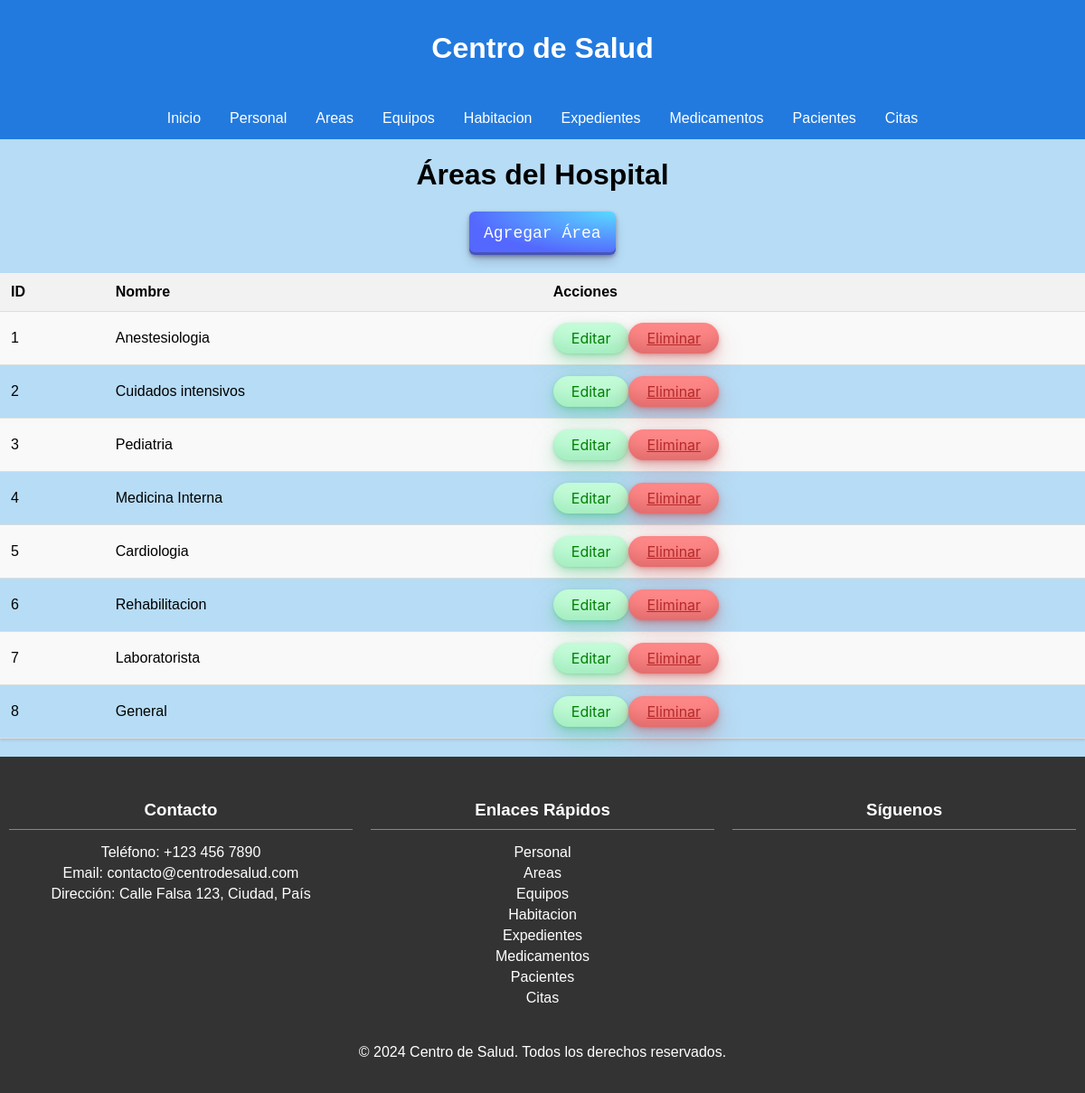
Page /areas.php on the earlier database version.
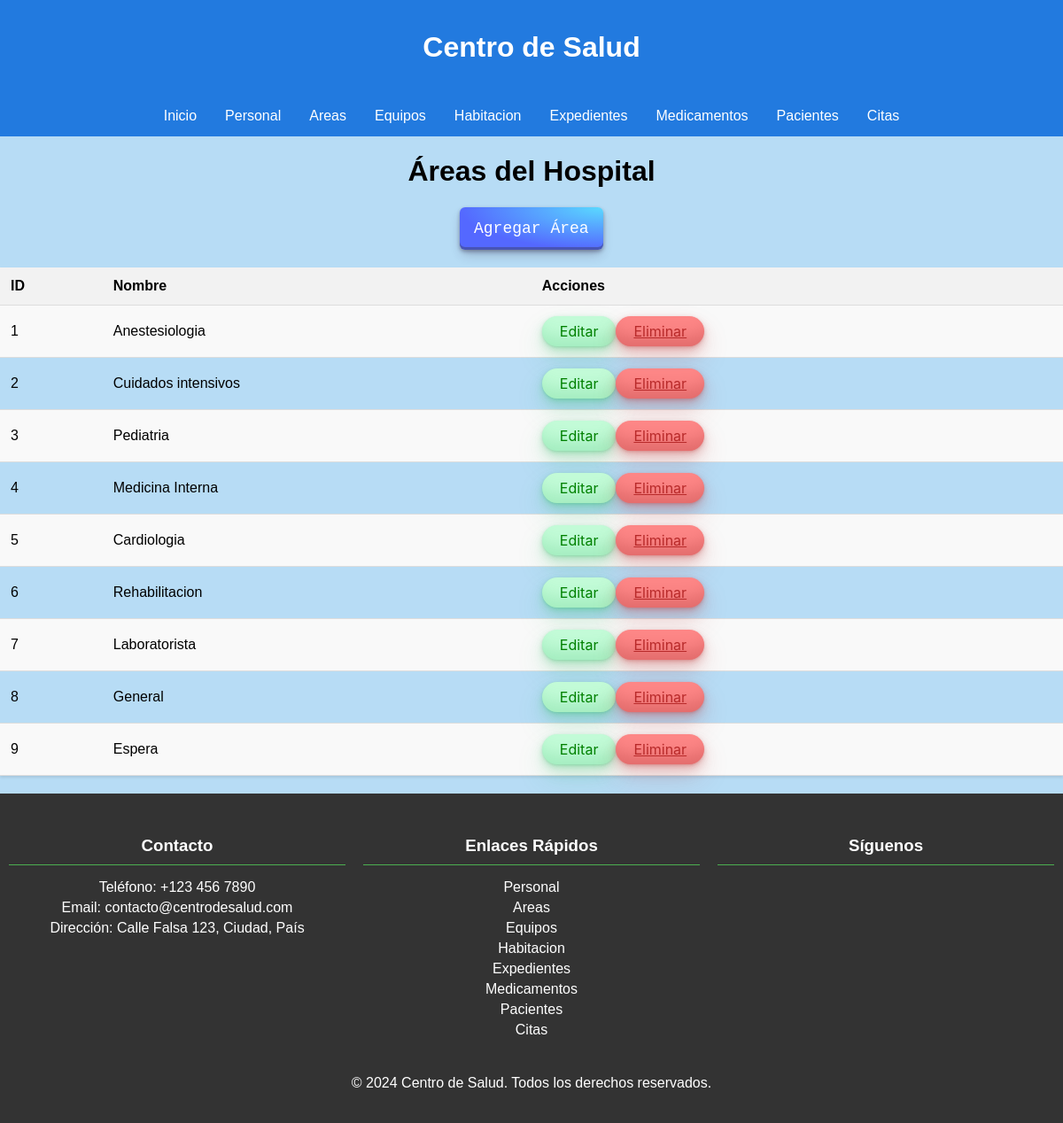
Same page on the later database version.
### tables this page shows
CREATE TABLE Areas (
    id_area INT AUTO_INCREMENT PRIMARY KEY,
    nombre VARCHAR(100)
);

### areas.php (the view, shortened to what this page needs)
<!DOCTYPE html>
<html lang="en">
<head>
    <link rel="stylesheet" href="css/style.css">
</head>
<body>
    <h1>Áreas del Hospital</h1>
    <a href="agregar_area.php" class="button-29">Agregar Área</a>
    <?php
    include 'includes/conexion.php';
    $sql = "SELECT * FROM Areas";
    $resultado = $conn->query($sql);
    if ($resultado->num_rows > 0) {
        echo "<table>";
        echo "<tr><th>ID</th><th>Nombre</th><th>Acciones</th></tr>";
        while($fila = $resultado->fetch_assoc()) {
            echo "<tr>";
            echo "<td>" . $fila["id_area"] . "</td>";
            echo "<td>" . $fila["nombre"] . "</td>";
            echo "<td>";
            echo "<a class='button-33' href='editar_area.php?id=" . $fila["id_area"] . "'>Editar</a>";
            echo "<a class='button-34' href='eliminar_area.php?id=" . $fila["id_area"] . "' onclick='return confirm(\"¿Estás seguro de que deseas eliminar este registro?\")'>Eliminar</a>";
            echo "</td>";
            echo "</tr>";
        }
        echo "</table>";
    } else {
        echo "No se encontraron resultados";
    }
    ?>
</body>
</html>

### css/style.css (style rules this page uses)
body { display: flex; flex-direction: column; min-height: 100vh; justify-content: center; align-items: center; font-family: Arial, sans-serif; background-color: #b7dcf5; margin: 0; }
header { width: 100%; background-color: #227adf; }
header h1 { color: white; text-align: center; padding: 14px 16px; }
header nav { display: flex; justify-content: center; }
header ul { list-style-type: none; margin: 0; padding: 0; display: flex; }
header ul li { float: left; }
header ul li a { display: block; color: white; text-align: center; padding: 14px 16px; text-decoration: none; }
footer { width: 100%; background-color: #333; color: white; padding: 20px 0; text-align: center; }
footer .container { display: flex; flex-wrap: wrap; justify-content: space-around; max-width: 1366px; margin: 0 auto; }
footer .column { flex: 1; margin: 10px; min-width: 200px; }
footer h3 { border-bottom: 1px solid #4CAF50; padding-bottom: 10px; margin-bottom: 10px; }
footer ul { list-style-type: none; padding: 0; }
footer ul li { margin: 5px 0; }
footer ul li a { color: white; text-decoration: none; }
.button-29 { align-items: center; appearance: none; background-image: radial-gradient(100% 100% at 100% 0, #5adaff 0, #5468ff 100%); border: 0; border-radius: 6px; box-shadow: rgba(45, 35, 66, .4) 0 2px 4px, rgba(45, 35, 66, .3) 0 7px 13px -3px, rgba(58, 65, 111, .5) 0 -3px 0 inset; box-sizing: border-box; color: #fff; cursor: pointer; display: inline-flex; font-family: "JetBrains Mono", monospace; height: 48px; justify-content: center; line-height: 1; list-style: none; overflow: hidden; padding-left: 16px; padding-right: 16px; position: relative; text-align: left; text-decoration: none; transition: box-shadow .15s, transform .15s; user-select: none; -webkit-user-select: none; touch-action: manipulation; white-space: nowrap; will-change: box-shadow, transform; font-size: 18px; }
.button-33 { background-color: #c2fbd7; border-radius: 100px; box-shadow: rgba(44, 187, 99, .2) 0 -25px 18px -14px inset, rgba(44, 187, 99, .15) 0 1px 2px, rgba(44, 187, 99, .15) 0 2px 4px, rgba(44, 187, 99, .15) 0 4px 8px, rgba(44, 187, 99, .15) 0 8px 16px, rgba(44, 187, 99, .15) 0 16px 32px; color: green; cursor: pointer; display: inline-block; font-family: CerebriSans-Regular, -apple-system, system-ui, Roboto, sans-serif; padding: 7px 20px; text-align: center; text-decoration: none; transition: all 250ms; font-size: 16px; }
.button-34 { background-color: #fd8686; border-radius: 100px; box-shadow: rgba(121, 0, 0, 0.2) 0 -25px 18px -14px inset, rgba(187, 44, 44, 0.15) 0 1px 2px, rgba(187, 44, 44, 0.15) 0 2px 4px, rgba(187, 44, 44, 0.15) 0 4px 8px, rgba(187, 44, 44, 0.15) 0 8px 16px, rgba(187, 44, 44, 0.15) 0 16px 32px; color: rgb(184, 42, 42); cursor: pointer; display: inline-block; font-family: CerebriSans-Regular, -apple-system, system-ui, Roboto, sans-serif; padding: 7px 20px; text-align: center; transition: all 250ms; border: 0; font-size: 16px; }
table { width: 100%; border-collapse: collapse; margin: 20px 0; box-shadow: 0 2px 3px rgba(0, 0, 0, 0.1); }
table th, table td { padding: 12px; text-align: left; border-bottom: 1px solid #ddd; }
table th { background-color: #f2f2f2; }
table tr:nth-child(even) { background-color: #f9f9f9; }

Differences in the rows shown:
added areas: id_area "9", nombre "Espera"
